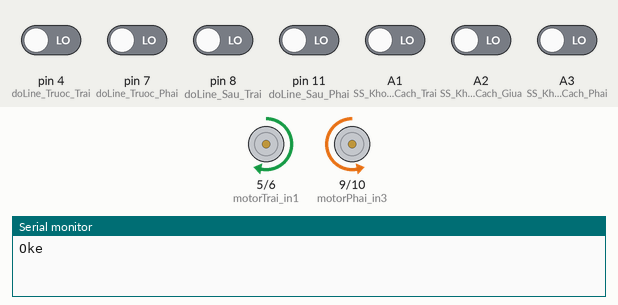
Recording of a sketch running on a simulated Arduino Uno, built with avr-gcc and run on an emulated ATmega328P. Parts: motor-driver pin pairs drawn as motors (green arrow = first pin HIGH = forward, orange = second pin HIGH = backward, longer = more drive), the last lines printed to the serial monitor. Inputs (shaded band) come from the test bench; at power-on: A1 (SS_KhoangCach_Trai), A2 (SS_KhoangCach_Giua), A3 (SS_KhoangCach_Phai), pin 4 (doLine_Truoc_Trai), pin 7 (doLine_Truoc_Phai), pin 8 (doLine_Sau_Trai), pin 11 (doLine_Sau_Phai) LOW.

Above: at 1.2 s.
1.3 s: A1 (SS_KhoangCach_Trai) driven HIGH
At 1.8 s:
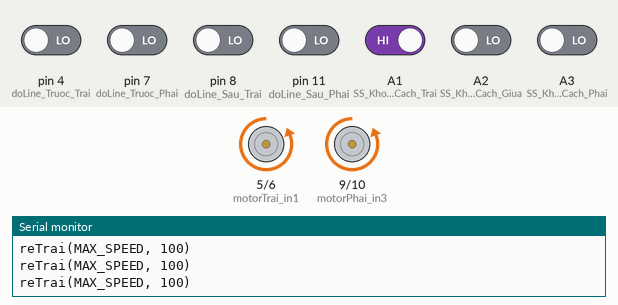
4.3 s: A2 (SS_KhoangCach_Giua) driven HIGH
At 5.5 s:
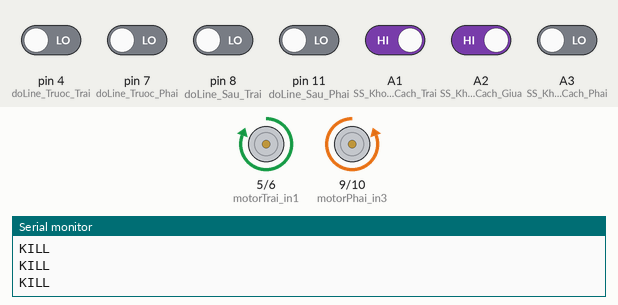
6.2 s: A2 (SS_KhoangCach_Giua) driven LOW
At 6.7 s:
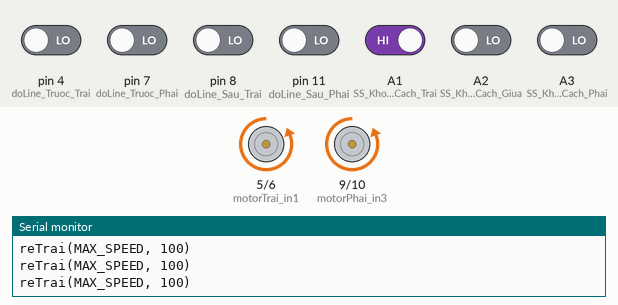
9.2 s: A1 (SS_KhoangCach_Trai) driven LOW
At 10.4 s:
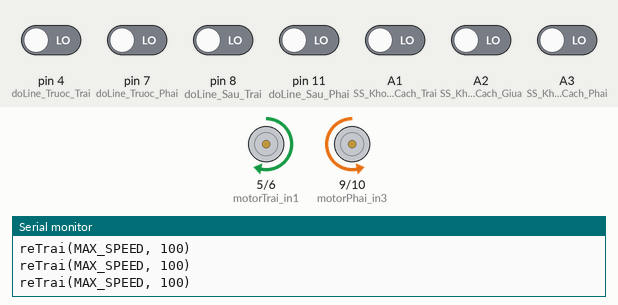
10.7 s: A3 (SS_KhoangCach_Phai) driven HIGH
At 13.21 s:
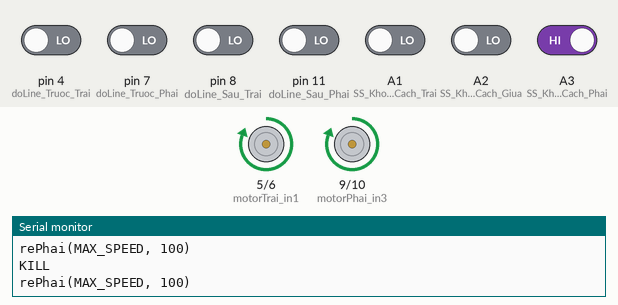
13.7 s: pin 4 (doLine_Truoc_Trai) driven HIGH and A2 (SS_KhoangCach_Giua) driven HIGH
At 14.0 s:
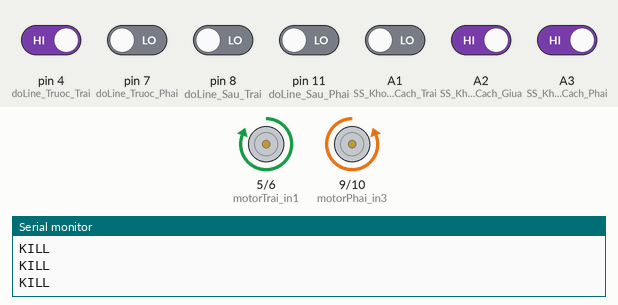
Timing chart, 0 to 16.7 s (numbered marks = the images above; inputs shaded):
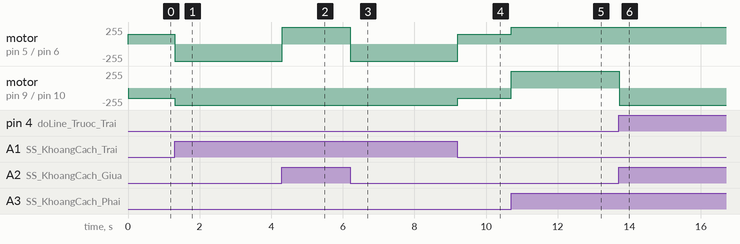

Measured:
- after the input at 1.3 s, motor on pin 5 (motorTrai_in1) / pin 6 (motorTrai_in2): forward 150/255 → backward 255/255 at once; motor on pin 9 (motorPhai_in3) / pin 10 (motorPhai_in4): backward 150/255 → backward 255/255 at once
- after the input at 4.3 s, motor on pin 5 (motorTrai_in1) / pin 6 (motorTrai_in2): backward 255/255 → forward 255/255 at once
- after the input at 6.2 s, motor on pin 5 (motorTrai_in1) / pin 6 (motorTrai_in2): forward 255/255 → backward 255/255 at once
- after the input at 9.2 s, motor on pin 5 (motorTrai_in1) / pin 6 (motorTrai_in2): backward 255/255 → forward 150/255 at once; motor on pin 9 (motorPhai_in3) / pin 10 (motorPhai_in4): backward 255/255 → backward 150/255 at once
- after the input at 10.7 s, motor on pin 5 (motorTrai_in1) / pin 6 (motorTrai_in2): forward 150/255 → forward 255/255 at once; motor on pin 9 (motorPhai_in3) / pin 10 (motorPhai_in4): backward 150/255 → forward 255/255 at once
- after the input at 13.7 s, motor on pin 9 (motorPhai_in3) / pin 10 (motorPhai_in4): forward 255/255 → backward 255/255 at once

The sketch:

sumo.ino
```cpp
// Le Quang Anh   11/22/2022

#define motorTrai_in1   5
#define motorTrai_in2   6
#define motorPhai_in3   9
#define motorPhai_in4   10
#define doLine_Truoc_Trai   4
#define doLine_Truoc_Phai   7
#define doLine_Sau_Phai     11
#define doLine_Sau_Trai     8

// m chinh lai chan tu dong  11 den dong 13 nha =))))
#define SS_CanBang_Trai     A0
#define SS_KhoangCach_Trai  A1
#define SS_KhoangCach_Giua  A2
#define SS_KhoangCach_Phai  A3
#define SS_CanBang_Phai     A4
// macro for sumo battle
#define MAX_SPEED           255
#define MIN_SPEED           50
#define NORMAL_SPEED        150
#define PhatHien_DoiThu     1
#define KILL                (chayThang(MAX_SPEED,0))
#define VACH        1
//macro for maze
#define WALL

void setup() {
  // put your setup code here, to run once:
  pinMode(motorTrai_in1, OUTPUT);
  pinMode(motorTrai_in2, OUTPUT);
  pinMode(motorTrai_in1, OUTPUT);
  pinMode(motorTrai_in2, OUTPUT);
  pinMode(doLine_Truoc_Trai, INPUT);
  pinMode(doLine_Truoc_Phai, INPUT);
  pinMode(doLine_Sau_Trai, INPUT);
  pinMode(doLine_Sau_Phai, INPUT);
  pinMode(SS_KhoangCach_Giua, INPUT);
  pinMode(SS_KhoangCach_Trai, INPUT);
  pinMode(SS_KhoangCach_Phai, INPUT);
  pinMode(SS_CanBang_Trai, INPUT);
  pinMode(SS_CanBang_Phai, INPUT);
  Serial.begin(9600);
  Serial.println("Oke");
}

void loop() {
  // put your main code here, to run repeatedly:
  chayThang(NORMAL_SPEED, 0);

  if (digitalRead(SS_KhoangCach_Giua) == PhatHien_DoiThu )
  {
    do {
      digitalRead(SS_KhoangCach_Giua);
      Serial.println("KILL");
      KILL;

    }
    while (digitalRead(SS_KhoangCach_Giua) == PhatHien_DoiThu);
  }
  else if (digitalRead(SS_KhoangCach_Trai) == PhatHien_DoiThu)
  {
    reTrai(MAX_SPEED, 100);
    Serial.println("reTrai(MAX_SPEED, 100)");
    do
    {
      digitalRead(SS_KhoangCach_Giua);

      if (digitalRead(SS_KhoangCach_Giua) == PhatHien_DoiThu )
      {
        Serial.println("KILL");
        break;
      }
    }
    while (digitalRead(SS_KhoangCach_Giua) == PhatHien_DoiThu);
    KILL;
  }
  else if (digitalRead(SS_KhoangCach_Phai) == PhatHien_DoiThu)
  {
    rePhai(MAX_SPEED, 100);
    Serial.println("rePhai(MAX_SPEED, 100)");
    do
    {
      digitalRead(SS_KhoangCach_Giua);

      if (digitalRead(SS_KhoangCach_Giua) == PhatHien_DoiThu )
      {
        Serial.println("KILL");
        break;
      }
    }
    while (digitalRead(SS_KhoangCach_Giua) == PhatHien_DoiThu);
    Serial.println("KILL");

    KILL;
  }
  else if (digitalRead(doLine_Sau_Phai) == VACH || digitalRead(doLine_Sau_Trai) == VACH )
  {
    chayThang(MAX_SPEED, 0);
  }
  else if (digitalRead(doLine_Truoc_Phai) == VACH || digitalRead(doLine_Truoc_Trai) == VACH)
  {
    goBack(MAX_SPEED, 100);
    rePhai(MAX_SPEED, 300);
  }
}

void chayThang(int speed, int timeout)
{
  analogWrite(motorTrai_in1, speed);
  analogWrite(motorTrai_in2, 0);
  analogWrite(motorPhai_in3, 0);
  analogWrite(motorPhai_in4, speed);
  delay(timeout);
}
void rePhai(int speed, int timeout)
{
  analogWrite(motorTrai_in1, speed);
  analogWrite(motorTrai_in2, 0);
  analogWrite(motorPhai_in3, speed);
  analogWrite(motorPhai_in4, 0);
  delay(timeout);
}
void reTrai(int speed, int timeout)
{
  analogWrite(motorTrai_in1, 0);
  analogWrite(motorTrai_in2, speed);
  analogWrite(motorPhai_in3, 0);
  analogWrite(motorPhai_in4, speed);
  delay(timeout);
}
void goBack(int speed, int timeout)
{
  analogWrite(motorTrai_in1, 0);
  analogWrite(motorTrai_in2, speed);
  analogWrite(motorPhai_in3, speed);
  analogWrite(motorPhai_in4, 0);
  delay(timeout);
}
```
